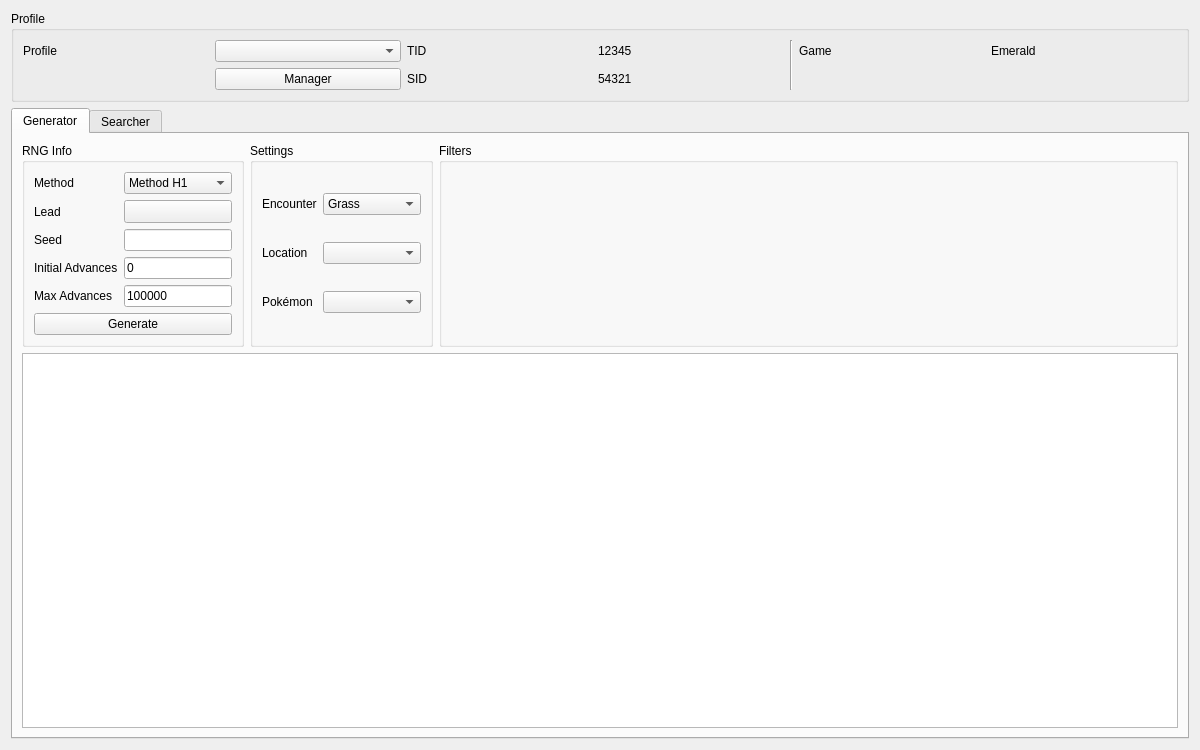
<?xml version="1.0" encoding="UTF-8"?>
<ui version="4.0">
 <class>Wild3</class>
 <widget class="QWidget" name="Wild3">
  <property name="geometry">
   <rect>
    <x>0</x>
    <y>0</y>
    <width>1200</width>
    <height>750</height>
   </rect>
  </property>
  <property name="windowTitle">
   <string>Gen 3 Wild</string>
  </property>
  <property name="windowIcon">
   <iconset>
    <normaloff>../../pokefinder.ico</normaloff>../../pokefinder.ico</iconset>
  </property>
  <layout class="QGridLayout" name="gridLayout_7">
   <item row="0" column="0">
    <widget class="QGroupBox" name="groupBoxProfile">
     <property name="title">
      <string>Profile</string>
     </property>
     <layout class="QGridLayout" name="gridLayout_4">
      <item row="0" column="0">
       <widget class="QLabel" name="labelProfile">
        <property name="text">
         <string>Profile</string>
        </property>
       </widget>
      </item>
      <item row="0" column="4" rowspan="2">
       <widget class="Line" name="line">
        <property name="orientation">
         <enum>Qt::Vertical</enum>
        </property>
       </widget>
      </item>
      <item row="1" column="2">
       <widget class="QLabel" name="labelProfileSID">
        <property name="text">
         <string>SID</string>
        </property>
       </widget>
      </item>
      <item row="1" column="1">
       <widget class="QPushButton" name="pushButtonProfileManager">
        <property name="text">
         <string>Manager</string>
        </property>
       </widget>
      </item>
      <item row="0" column="2">
       <widget class="QLabel" name="labelProfileTID">
        <property name="text">
         <string>TID</string>
        </property>
       </widget>
      </item>
      <item row="0" column="3">
       <widget class="QLabel" name="labelProfileTIDValue">
        <property name="text">
         <string notr="true">12345</string>
        </property>
       </widget>
      </item>
      <item row="0" column="5">
       <widget class="QLabel" name="labelProfileGame">
        <property name="text">
         <string>Game</string>
        </property>
       </widget>
      </item>
      <item row="0" column="6">
       <widget class="QLabel" name="labelProfileGameValue">
        <property name="text">
         <string>Emerald</string>
        </property>
       </widget>
      </item>
      <item row="1" column="3">
       <widget class="QLabel" name="labelProfileSIDValue">
        <property name="text">
         <string notr="true">54321</string>
        </property>
       </widget>
      </item>
      <item row="0" column="1">
       <widget class="QComboBox" name="comboBoxProfiles"/>
      </item>
     </layout>
    </widget>
   </item>
   <item row="1" column="0">
    <widget class="QTabWidget" name="tabRNGSelector">
     <widget class="QWidget" name="tabGenerator">
      <attribute name="title">
       <string>Generator</string>
      </attribute>
      <layout class="QGridLayout" name="gridLayout_5">
       <item row="0" column="2">
        <widget class="QGroupBox" name="groupBoxGeneratorFilters">
         <property name="sizePolicy">
          <sizepolicy hsizetype="Preferred" vsizetype="Preferred">
           <horstretch>1</horstretch>
           <verstretch>0</verstretch>
          </sizepolicy>
         </property>
         <property name="title">
          <string>Filters</string>
         </property>
         <layout class="QGridLayout" name="gridLayout">
          <item row="0" column="0" rowspan="2">
           <widget class="Filter" name="filterGenerator" native="true"/>
          </item>
         </layout>
        </widget>
       </item>
       <item row="1" column="0" colspan="3">
        <widget class="TableView" name="tableViewGenerator">
         <property name="contextMenuPolicy">
          <enum>Qt::CustomContextMenu</enum>
         </property>
         <attribute name="verticalHeaderVisible">
          <bool>false</bool>
         </attribute>
        </widget>
       </item>
       <item row="0" column="0">
        <widget class="QGroupBox" name="groupBoxGeneratorRNGInfo">
         <property name="title">
          <string>RNG Info</string>
         </property>
         <layout class="QGridLayout" name="gridLayout_3">
          <item row="0" column="0">
           <widget class="QLabel" name="labelGeneratorMethod">
            <property name="text">
             <string>Method</string>
            </property>
           </widget>
          </item>
          <item row="3" column="0">
           <widget class="QLabel" name="label">
            <property name="text">
             <string>Lead</string>
            </property>
           </widget>
          </item>
          <item row="0" column="1">
           <widget class="ComboBox" name="comboBoxGeneratorMethod">
            <item>
             <property name="text">
              <string>Method H1</string>
             </property>
            </item>
            <item>
             <property name="text">
              <string>Method H2</string>
             </property>
            </item>
            <item>
             <property name="text">
              <string>Method H4</string>
             </property>
            </item>
           </widget>
          </item>
          <item row="6" column="1">
           <widget class="TextBox" name="textBoxGeneratorMaxAdvances">
            <property name="text">
             <string notr="true">100000</string>
            </property>
           </widget>
          </item>
          <item row="9" column="0" colspan="2">
           <widget class="QPushButton" name="pushButtonGenerate">
            <property name="enabled">
             <bool>true</bool>
            </property>
            <property name="text">
             <string>Generate</string>
            </property>
           </widget>
          </item>
          <item row="5" column="1">
           <widget class="TextBox" name="textBoxGeneratorInitialAdvances">
            <property name="text">
             <string notr="true">0</string>
            </property>
           </widget>
          </item>
          <item row="3" column="1">
           <widget class="ComboMenu" name="toolButtonGeneratorLead">
            <property name="sizePolicy">
             <sizepolicy hsizetype="Preferred" vsizetype="Fixed">
              <horstretch>0</horstretch>
              <verstretch>0</verstretch>
             </sizepolicy>
            </property>
           </widget>
          </item>
          <item row="5" column="0">
           <widget class="QLabel" name="labelGeneratorInitialAdvances">
            <property name="text">
             <string>Initial Advances</string>
            </property>
           </widget>
          </item>
          <item row="6" column="0">
           <widget class="QLabel" name="labelGeneratorMaxAdvances">
            <property name="text">
             <string>Max Advances</string>
            </property>
           </widget>
          </item>
          <item row="4" column="0">
           <widget class="QLabel" name="labelGeneratorSeed">
            <property name="text">
             <string>Seed</string>
            </property>
           </widget>
          </item>
          <item row="4" column="1">
           <widget class="TextBox" name="textBoxGeneratorSeed"/>
          </item>
         </layout>
        </widget>
       </item>
       <item row="0" column="1">
        <widget class="QGroupBox" name="groupBoxGeneratorSettings">
         <property name="title">
          <string>Settings</string>
         </property>
         <layout class="QGridLayout" name="gridLayout_9">
          <item row="0" column="0">
           <widget class="QLabel" name="labelGeneratorEncounter">
            <property name="text">
             <string>Encounter</string>
            </property>
           </widget>
          </item>
          <item row="0" column="1">
           <widget class="ComboBox" name="comboBoxGeneratorEncounter">
            <item>
             <property name="text">
              <string>Grass</string>
             </property>
            </item>
            <item>
             <property name="text">
              <string>Rock Smash</string>
             </property>
            </item>
            <item>
             <property name="text">
              <string>Surfing</string>
             </property>
            </item>
            <item>
             <property name="text">
              <string>Old Rod</string>
             </property>
            </item>
            <item>
             <property name="text">
              <string>Good Rod</string>
             </property>
            </item>
            <item>
             <property name="text">
              <string>Super Rod</string>
             </property>
            </item>
           </widget>
          </item>
          <item row="3" column="0">
           <widget class="QLabel" name="labelGeneratorPokemon">
            <property name="text">
             <string>Pokémon</string>
            </property>
           </widget>
          </item>
          <item row="1" column="0">
           <widget class="QLabel" name="labelGeneratorLocation">
            <property name="text">
             <string>Location</string>
            </property>
           </widget>
          </item>
          <item row="1" column="1">
           <widget class="ComboBox" name="comboBoxGeneratorLocation"/>
          </item>
          <item row="3" column="1">
           <widget class="ComboBox" name="comboBoxGeneratorPokemon"/>
          </item>
         </layout>
        </widget>
       </item>
      </layout>
     </widget>
     <widget class="QWidget" name="tabSpreadSearcher">
      <attribute name="title">
       <string>Searcher</string>
      </attribute>
      <layout class="QGridLayout" name="gridLayout_8">
       <item row="1" column="0" colspan="3">
        <widget class="QProgressBar" name="progressBar">
         <property name="value">
          <number>0</number>
         </property>
        </widget>
       </item>
       <item row="0" column="0">
        <widget class="QGroupBox" name="groupBoxSearcherRNGInfo">
         <property name="title">
          <string>RNG Info</string>
         </property>
         <layout class="QGridLayout" name="gridLayout_6">
          <item row="0" column="0">
           <widget class="QLabel" name="labelSearcherMethod">
            <property name="text">
             <string>Method</string>
            </property>
           </widget>
          </item>
          <item row="3" column="1">
           <widget class="ComboBox" name="comboBoxSearcherLead">
            <item>
             <property name="text">
              <string>None</string>
             </property>
            </item>
            <item>
             <property name="text">
              <string>Cute Charm ♂</string>
             </property>
            </item>
            <item>
             <property name="text">
              <string>Cute Charm ♀</string>
             </property>
            </item>
            <item>
             <property name="text">
              <string>Magnet Pull</string>
             </property>
            </item>
            <item>
             <property name="text">
              <string>Pressure</string>
             </property>
            </item>
            <item>
             <property name="text">
              <string>Static</string>
             </property>
            </item>
            <item>
             <property name="text">
              <string>Synchronize</string>
             </property>
            </item>
           </widget>
          </item>
          <item row="3" column="0">
           <widget class="QLabel" name="labelSearcherLead">
            <property name="text">
             <string>Lead</string>
            </property>
           </widget>
          </item>
          <item row="4" column="0" colspan="2">
           <layout class="QHBoxLayout" name="horizontalLayout">
            <item>
             <widget class="QPushButton" name="pushButtonSearch">
              <property name="enabled">
               <bool>true</bool>
              </property>
              <property name="text">
               <string>Search</string>
              </property>
             </widget>
            </item>
            <item>
             <widget class="QPushButton" name="pushButtonCancel">
              <property name="enabled">
               <bool>false</bool>
              </property>
              <property name="text">
               <string>Cancel</string>
              </property>
             </widget>
            </item>
           </layout>
          </item>
          <item row="0" column="1">
           <widget class="ComboBox" name="comboBoxSearcherMethod">
            <item>
             <property name="text">
              <string>Method H1</string>
             </property>
            </item>
            <item>
             <property name="text">
              <string>Method H2</string>
             </property>
            </item>
            <item>
             <property name="text">
              <string>Method H4</string>
             </property>
            </item>
           </widget>
          </item>
         </layout>
        </widget>
       </item>
       <item row="0" column="2">
        <widget class="QGroupBox" name="groupBoxSearcherFilters">
         <property name="sizePolicy">
          <sizepolicy hsizetype="Preferred" vsizetype="Preferred">
           <horstretch>1</horstretch>
           <verstretch>0</verstretch>
          </sizepolicy>
         </property>
         <property name="title">
          <string>Filters</string>
         </property>
         <layout class="QGridLayout" name="gridLayout_2">
          <item row="0" column="0" rowspan="2">
           <widget class="Filter" name="filterSearcher" native="true"/>
          </item>
         </layout>
        </widget>
       </item>
       <item row="2" column="0" colspan="3">
        <widget class="TableView" name="tableViewSearcher">
         <property name="contextMenuPolicy">
          <enum>Qt::CustomContextMenu</enum>
         </property>
         <property name="sortingEnabled">
          <bool>true</bool>
         </property>
         <attribute name="verticalHeaderVisible">
          <bool>false</bool>
         </attribute>
        </widget>
       </item>
       <item row="0" column="1">
        <widget class="QGroupBox" name="groupBox_2">
         <property name="title">
          <string>Settings</string>
         </property>
         <layout class="QGridLayout" name="gridLayout_10">
          <item row="0" column="0">
           <widget class="QLabel" name="labelSearcherEncounter">
            <property name="text">
             <string>Encounter</string>
            </property>
           </widget>
          </item>
          <item row="2" column="0">
           <widget class="QLabel" name="labelSearcherPokemon">
            <property name="text">
             <string>Pokémon</string>
            </property>
           </widget>
          </item>
          <item row="0" column="1">
           <widget class="ComboBox" name="comboBoxSearcherEncounter">
            <item>
             <property name="text">
              <string>Grass</string>
             </property>
            </item>
            <item>
             <property name="text">
              <string>Rock Smash</string>
             </property>
            </item>
            <item>
             <property name="text">
              <string>Surfing</string>
             </property>
            </item>
            <item>
             <property name="text">
              <string>Old Rod</string>
             </property>
            </item>
            <item>
             <property name="text">
              <string>Good Rod</string>
             </property>
            </item>
            <item>
             <property name="text">
              <string>Super Rod</string>
             </property>
            </item>
           </widget>
          </item>
          <item row="2" column="1">
           <widget class="ComboBox" name="comboBoxSearcherPokemon"/>
          </item>
          <item row="1" column="0">
           <widget class="QLabel" name="labelSearcherLocation">
            <property name="text">
             <string>Location</string>
            </property>
           </widget>
          </item>
          <item row="1" column="1">
           <widget class="ComboBox" name="comboBoxSearcherLocation"/>
          </item>
         </layout>
        </widget>
       </item>
      </layout>
     </widget>
    </widget>
   </item>
  </layout>
 </widget>
 <customwidgets>
  <customwidget>
   <class>TextBox</class>
   <extends>QLineEdit</extends>
   <header>Form/Controls/TextBox.hpp</header>
  </customwidget>
  <customwidget>
   <class>ComboBox</class>
   <extends>QComboBox</extends>
   <header>Form/Controls/ComboBox.hpp</header>
  </customwidget>
  <customwidget>
   <class>TableView</class>
   <extends>QTableView</extends>
   <header>Form/Controls/TableView.hpp</header>
  </customwidget>
  <customwidget>
   <class>Filter</class>
   <extends>QWidget</extends>
   <header>Form/Controls/Filter.hpp</header>
   <container>1</container>
  </customwidget>
  <customwidget>
   <class>ComboMenu</class>
   <extends>QToolButton</extends>
   <header>Form/Controls/ComboMenu.hpp</header>
  </customwidget>
 </customwidgets>
 <tabstops>
  <tabstop>comboBoxProfiles</tabstop>
  <tabstop>pushButtonProfileManager</tabstop>
  <tabstop>tabRNGSelector</tabstop>
  <tabstop>comboBoxGeneratorMethod</tabstop>
  <tabstop>toolButtonGeneratorLead</tabstop>
  <tabstop>textBoxGeneratorSeed</tabstop>
  <tabstop>textBoxGeneratorInitialAdvances</tabstop>
  <tabstop>textBoxGeneratorMaxAdvances</tabstop>
  <tabstop>pushButtonGenerate</tabstop>
  <tabstop>comboBoxGeneratorEncounter</tabstop>
  <tabstop>comboBoxGeneratorLocation</tabstop>
  <tabstop>comboBoxGeneratorPokemon</tabstop>
  <tabstop>tableViewGenerator</tabstop>
  <tabstop>comboBoxSearcherMethod</tabstop>
  <tabstop>comboBoxSearcherLead</tabstop>
  <tabstop>pushButtonSearch</tabstop>
  <tabstop>pushButtonCancel</tabstop>
  <tabstop>comboBoxSearcherEncounter</tabstop>
  <tabstop>comboBoxSearcherLocation</tabstop>
  <tabstop>comboBoxSearcherPokemon</tabstop>
  <tabstop>tableViewSearcher</tabstop>
 </tabstops>
 <resources/>
 <connections/>
</ui>
